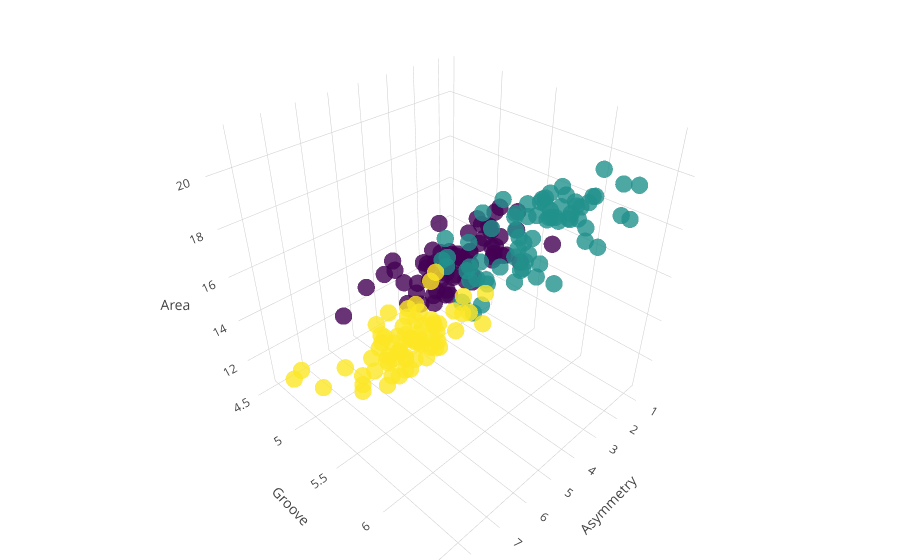

Notebook code cell kept with this figure:
### Markdown cell above
Here's a visualization of the data, using Plotly Python.

The figure will choose the hue for each point using its `Type`, which is the true assignment of the cluster.

`Scatter3D` Plotly figures allow for rotation of the figure using your mouse, which can clarify the relationships between clusters and features.

### Code cell
import plotly.plotly as py
import plotly.graph_objs as go
from plotly.offline import download_plotlyjs, init_notebook_mode, plot, iplot

init_notebook_mode(connected=True)

trace1 = go.Scatter3d(
    x=df['Asymmetry'],
    y=df['Groove'],
    z=df['Area'],
    mode='markers',
    marker=dict(
        size=6,
        color=df['Type'],                # set color to an array/list of desired values
        colorscale='Viridis',   # choose a colorscale
        opacity=0.8
    )
)

data = [trace1]
layout = go.Layout(
    scene = dict(
        xaxis = dict(
            title='Asymmetry'),
        yaxis = dict(
            title='Groove'),
        zaxis = dict(
            title='Area'),),
    margin=dict(
        l=0,
        r=0,
        b=0,
        t=0
    ),
    showlegend=False
)
fig = go.Figure(data=data, layout=layout)
iplot(fig)

### Figure 1 — Plotly figure (JSON) as saved in the notebook; plotly's stock layout.template omitted (floating-point values rounded to 4 significant figures; data arrays with more than 128 entries replaced by an {"elided": "..."} marker saying what was removed)
{"data": [{"marker": {"color": {"elided": "210 int values"}, "colorscale": "Viridis", "opacity": 0.8, "size": 6}, "mode": "markers", "type": "scatter3d", "x": {"elided": "210 float values"}, "y": {"elided": "210 float values"}, "z": {"elided": "210 float values"}}], "layout": {"margin": {"b": 0, "l": 0, "r": 0, "t": 0}, "scene": {"xaxis": {"title": "Asymmetry"}, "yaxis": {"title": "Groove"}, "zaxis": {"title": "Area"}}, "showlegend": false}}
